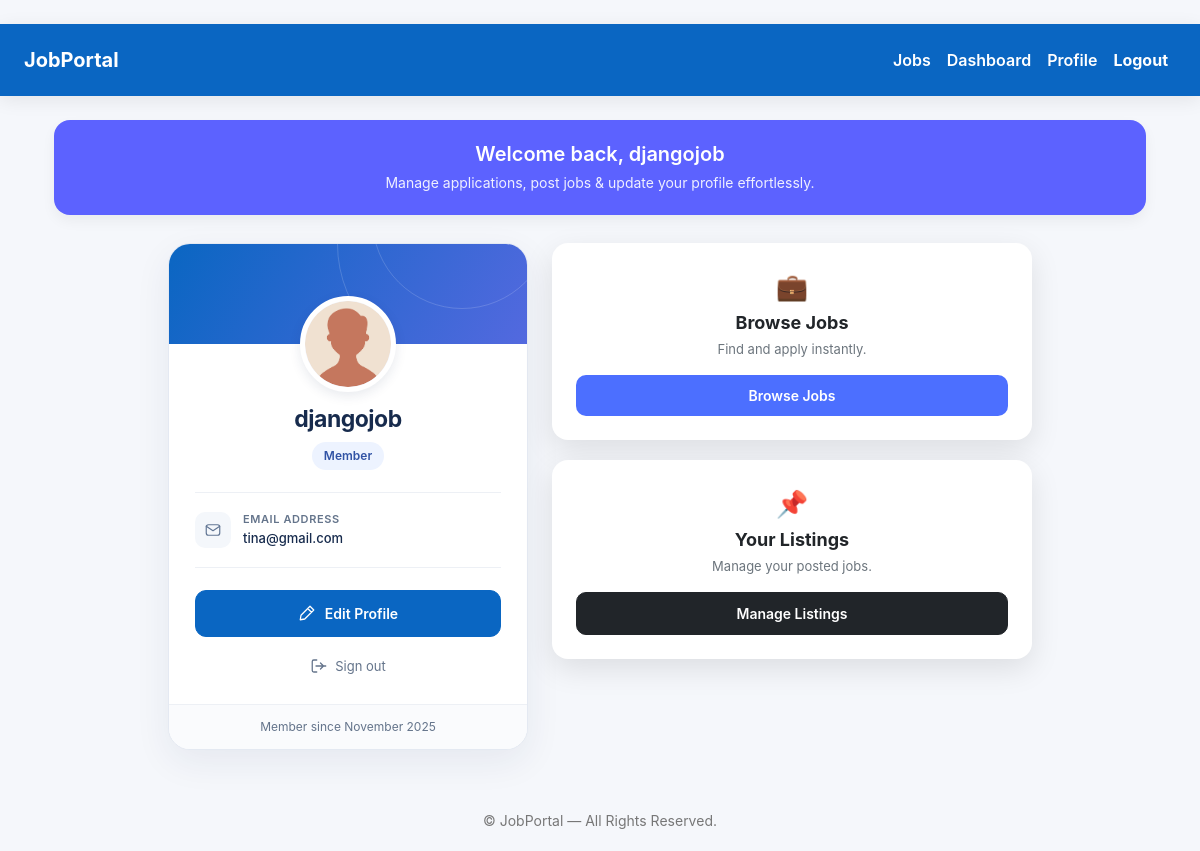
Screenshot of /accounts/dashboard/ (signed in) with the database file from the repository.
### accounts/models.py (models this page shows, shortened)
class User(AbstractUser):
    ROLE_CHOICES = (
        ('jobseeker', 'Job Seeker'),
        ('employer', 'Employer'),
    )
    role = models.CharField(max_length=20, choices=ROLE_CHOICES)

class Profile(models.Model):
    user = models.OneToOneField(User, on_delete=models.CASCADE)
    phone = models.CharField(max_length=15, blank=True, null=True)
    company_name = models.CharField(max_length=255, blank=True, null=True)
    profile_picture = models.ImageField(upload_to="profiles/", blank=True, null=True)

### accounts/views.py (the view)
# urls.py: path('dashboard/', views.dashboard_view, name='dashboard'),
@login_required
def dashboard_view(request):
    return render(request, "accounts/dashboard.html")

### accounts/Templates/accounts/Dashboard.html (shortened to what this page needs)
﻿{% extends "base.html" %}
{% block content %}
<div class="container mt-6">
    <div class="header-section">
        <h2>Welcome back, {{ user.first_name|default:user.username }}</h2>
        <p>Manage applications, post jobs &amp; update your profile effortlessly.</p>
    </div>
    <div class="dashboard-grid">
        <article class="profile-card" aria-labelledby="profile-name">
            <div class="profile-card__cover" aria-hidden="true"></div>
            <div class="profile-card__body">
                {% if user.profile.profile_picture %}
                    <img src="{{ user.profile.profile_picture.url }}" class="profile-card__avatar" alt="{{ user.username }}'s profile photo" width="96" height="96">
                {% else %}
                    <div class="profile-card__avatar" aria-hidden="true">{{ user.first_name|default:user.username|slice:":1"|upper }}</div>
                {% endif %}
                <h2 class="profile-card__name" id="profile-name">{{ user.get_full_name|default:user.username }}</h2>
                <span class="profile-card__role">{{ user.get_role_display|default:"Member" }}</span>
                <dl class="profile-card__details">
                    <div class="profile-card__detail">
                        <span class="profile-card__detail-icon" aria-hidden="true">
                            <svg viewBox="0 0 24 24" fill="none" stroke="currentColor" stroke-width="1.6" stroke-linecap="round" stroke-linejoin="round"><rect x="3" y="5" width="18" height="14" rx="3"/><path d="m3 7 9 6 9-6"/></svg>
                        </span>
                        <div class="profile-card__detail-text"><dt>Email address</dt><dd>{{ user.email|default:"Email not added" }}</dd></div>
                    </div>
                </dl>
                <a href="{% url 'edit_profile' %}" class="profile-card__edit">
                    <svg viewBox="0 0 24 24" fill="none" stroke="currentColor" stroke-width="1.7" stroke-linecap="round" stroke-linejoin="round" aria-hidden="true"><path d="m16 3 5 5-12 12-6 1 1-6ZM13 6l5 5"/></svg>
                    Edit Profile
                </a>
                <a href="{% url 'logout' %}" class="profile-card__logout">
                    <svg viewBox="0 0 24 24" fill="none" stroke="currentColor" stroke-width="1.7" stroke-linecap="round" stroke-linejoin="round" aria-hidden="true"><path d="M9 4H5a2 2 0 0 0-2 2v12a2 2 0 0 0 2 2h4M14 8l4 4-4 4M8 12h13"/></svg>
                    Sign out
                </a>
            </div>
            {% if user.date_joined %}
                <p class="profile-card__footer">Member since {{ user.date_joined|date:"F Y" }}</p>
            {% endif %}
        </article>
        <div class="dashboard-actions">
            <div class="portal-card action-card">
                <div class="icon" aria-hidden="true">&#128188;</div>
                <h3>Browse Jobs</h3>
                <p>Find and apply instantly.</p>
                <a href="{% url 'job_list' %}" class="portal-button portal-primary btn-rounded">Browse Jobs</a>
            </div>
            <div class="portal-card action-card">
                <div class="icon" aria-hidden="true">&#128204;</div>
                <h3>Your Listings</h3>
                <p>Manage your posted jobs.</p>
                <a href="{% url 'my_jobs' %}" class="portal-button portal-dark btn-rounded">Manage Listings</a>
            </div>
        </div>
    </div>
</div>
{% endblock %}

### static/css/style.css (style rules this page uses)
body { margin: 0; padding: 0; font-family: 'Inter', sans-serif; background: linear-gradient(135deg, #eef2ff, #e0f2fe, #fef9c3); background-attachment: fixed; }
.portal-card { background: #ffffff; border: none; border-radius: 18px; padding: 20px; box-shadow: 0 10px 30px rgba(0,0,0,0.10); transition: 0.25s ease; }
.portal-button { border-radius: 10px !important; font-weight: 600; }
.portal-primary { background: #0A66C2; border: none; }

### templates/base.html (style rules this page uses)
.portal-primary { width: 100%; padding: 14px; border-radius: 10px; font-weight: bold; font-size: 16px; transition: 0.25s; background: #4c6fff; border: none; }

### accounts/Templates/accounts/Dashboard.html (style rules this page uses)
body { background: #f5f7fb; }
.header-section { background: #5c62ff; color: white; padding: 22px; border-radius: 16px; text-align: center; margin-bottom: 28px; box-shadow: 0 6px 14px rgba(0, 0, 0, .05); }
.header-section h2 { font-weight: 600; font-size: 20px; margin-bottom: 6px; }
.header-section p { font-size: 14px; opacity: .9; margin-bottom: 0; }
.dashboard-grid { display: grid; grid-template-columns: minmax(0, 360px) minmax(0, 480px); justify-content: center; align-items: start; gap: 24px; }
.profile-card { overflow: hidden; border: 1px solid #e4e9f2; border-radius: 22px; background: #fff; box-shadow: 0 12px 36px rgba(28, 48, 85, .07); color: #172b4d; }
.profile-card__cover { height: 100px; position: relative; overflow: hidden; background: linear-gradient(120deg, #0a66c2, #5369df); }
.profile-card__cover::before, .profile-card__cover::after { content: ""; position: absolute; width: 180px; height: 180px; border: 1px solid rgba(255, 255, 255, .16); border-radius: 50%; top: -115px; right: -25px; }
.profile-card__cover::after { width: 250px; height: 250px; top: -125px; right: -60px; }
.profile-card__body { padding: 0 26px 24px; text-align: center; }
.profile-card__avatar { position: relative; display: flex; align-items: center; justify-content: center; width: 96px; height: 96px; margin: -48px auto 14px; border: 5px solid #fff; border-radius: 50%; background: #eaf0ff; color: #3153a5; box-shadow: 0 4px 12px rgba(28, 48, 85, .1); font-size: 34px; font-weight: 700; object-fit: cover; }
.profile-card__name { margin: 0 0 8px; font-size: 23px; font-weight: 700; letter-spacing: -.5px; overflow-wrap: anywhere; }
.profile-card__role { display: inline-block; padding: 5px 12px; border-radius: 20px; background: #edf3ff; color: #3153a5; font-size: 12px; font-weight: 600; }
.profile-card__details { margin: 22px 0; padding: 18px 0; border-top: 1px solid #edf0f5; border-bottom: 1px solid #edf0f5; text-align: left; }
.profile-card__detail { display: flex; align-items: center; gap: 12px; }
.profile-card__detail-icon { display: flex; align-items: center; justify-content: center; flex: 0 0 36px; height: 36px; border-radius: 10px; background: #f4f7fb; color: #637795; }
.profile-card svg { width: 18px; height: 18px; flex-shrink: 0; }
.profile-card__detail-text { min-width: 0; }
.profile-card__details dt { margin-bottom: 2px; color: #64748b; font-size: 11px; font-weight: 600; letter-spacing: .6px; text-transform: uppercase; }
.profile-card__details dd { margin: 0; font-size: 13px; font-weight: 500; overflow-wrap: anywhere; }
.profile-card__edit { display: flex; align-items: center; justify-content: center; gap: 9px; padding: 12px 16px; border: 1px solid #0a66c2; border-radius: 11px; background: #0a66c2; color: white; font-size: 14px; font-weight: 600; text-decoration: none; transition: background .2s, box-shadow .2s; }
.profile-card__logout { display: inline-flex; align-items: center; gap: 7px; margin-top: 16px; padding: 4px 8px; color: #64748b; font-size: 13px; text-decoration: none; border-radius: 5px; }
.profile-card__footer { margin: 0; padding: 13px 20px; border-top: 1px solid #edf0f5; background: #fafbfd; color: #64748b; text-align: center; font-size: 12px; }
.dashboard-actions { min-width: 0; display: grid; gap: 20px; }
.dashboard-actions .action-card { border-radius: 16px; padding: 24px; text-align: center; }
.dashboard-actions .icon { font-size: 26px; margin-bottom: 6px; }
.dashboard-actions h3 { font-size: 18px; font-weight: 700; margin-bottom: 6px; }
.dashboard-actions p { color: #6c757d; font-size: 13px; }
.dashboard-actions .btn-rounded { padding: 10px 20px; font-size: 14px; font-weight: 600; }

### rows the page displays
User: first_name "djangojob", profile.profile_picture (placeholder picture), get_full_name "djangojob", role "Member", email "tina@gmail.com", date_joined "November 2025"
